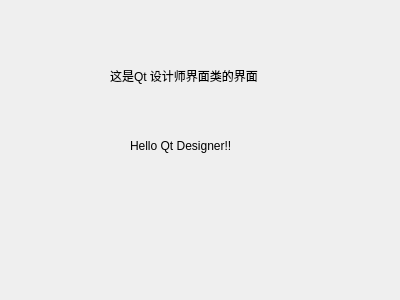
<?xml version="1.0" encoding="UTF-8"?>
<ui version="4.0">
 <class>HelloDialog3</class>
 <widget class="QDialog" name="HelloDialog3">
  <property name="geometry">
   <rect>
    <x>0</x>
    <y>0</y>
    <width>400</width>
    <height>300</height>
   </rect>
  </property>
  <property name="windowTitle">
   <string>Dialog</string>
  </property>
  <widget class="QLabel" name="label">
   <property name="geometry">
    <rect>
     <x>110</x>
     <y>60</y>
     <width>161</width>
     <height>31</height>
    </rect>
   </property>
   <property name="text">
    <string>这是Qt 设计师界面类的界面</string>
   </property>
  </widget>
  <widget class="QLabel" name="label_2">
   <property name="geometry">
    <rect>
     <x>130</x>
     <y>130</y>
     <width>161</width>
     <height>31</height>
    </rect>
   </property>
   <property name="text">
    <string>Hello Qt Designer!!</string>
   </property>
  </widget>
 </widget>
 <resources/>
 <connections/>
</ui>
